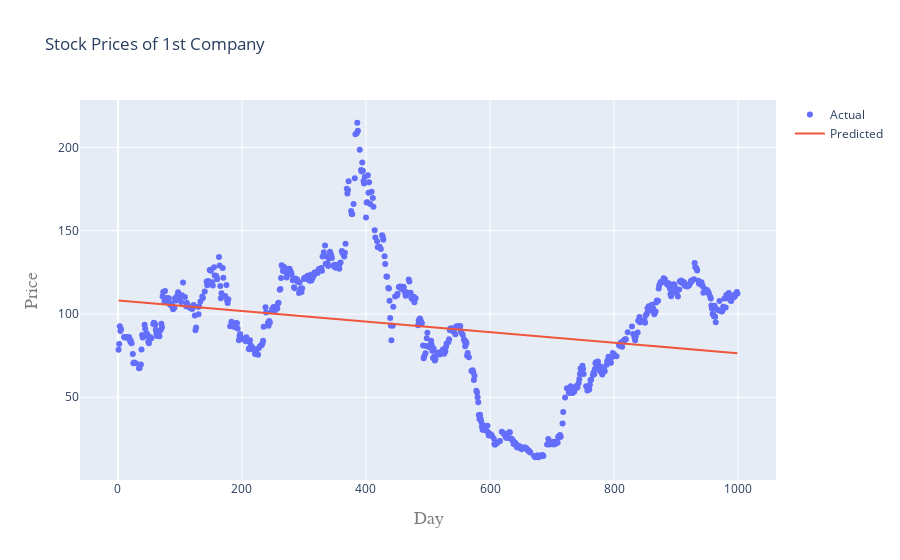

The code cell stored with this chart in its notebook:
### Code cell
iplot(plot2)

### Figure 1 — Plotly figure (JSON) as saved in the notebook; plotly's stock layout.template omitted (floating-point values rounded to 4 significant figures; data arrays with more than 128 entries replaced by an {"elided": "..."} marker saying what was removed)
{"data": [{"mode": "markers", "name": "Actual", "type": "scatter", "x": {"elided": "700 int values"}, "y": {"elided": "700 float values"}}, {"mode": "lines", "name": "Predicted", "type": "scatter", "x": {"elided": "700 int values"}, "y": {"elided": "700 float values"}}], "layout": {"title": {"text": "Stock Prices of 1st Company"}, "xaxis": {"title": {"font": {"color": "#7f7f7f", "family": "Courier New, monospace", "size": 18}, "text": "Day"}}, "yaxis": {"title": {"font": {"color": "#7f7f7f", "family": "Courier New, monospace", "size": 18}, "text": "Price"}}}}
